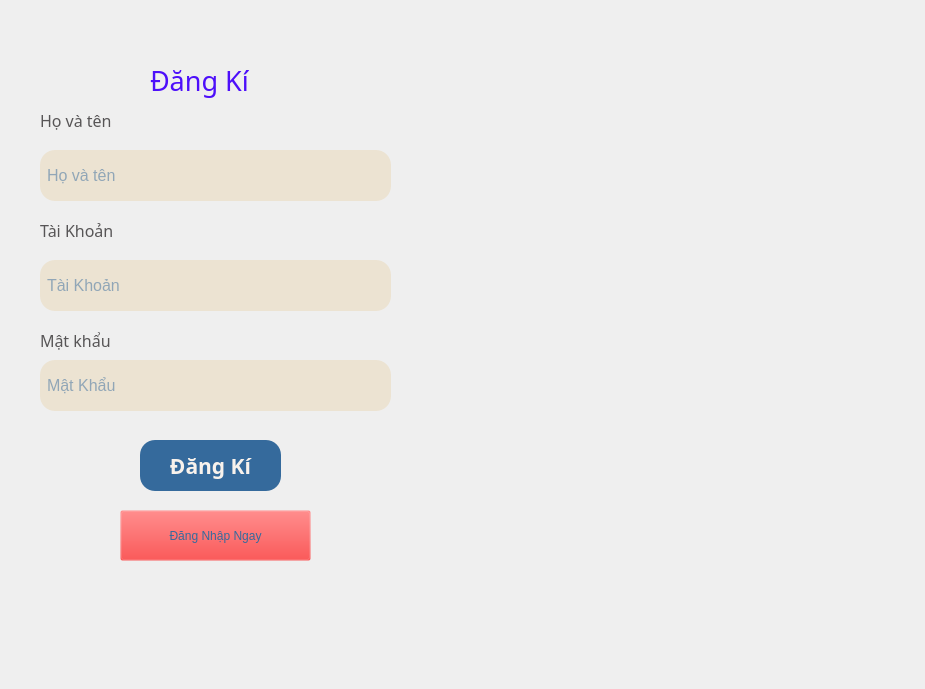
<?xml version="1.0" encoding="UTF-8"?>
<ui version="4.0">
 <class>MainWindow</class>
 <widget class="QMainWindow" name="MainWindow">
  <property name="geometry">
   <rect>
    <x>0</x>
    <y>0</y>
    <width>925</width>
    <height>689</height>
   </rect>
  </property>
  <property name="windowTitle">
   <string>MainWindow</string>
  </property>
  <widget class="QWidget" name="centralwidget">
   <widget class="QWidget" name="widget" native="true">
    <property name="geometry">
     <rect>
      <x>0</x>
      <y>30</y>
      <width>421</width>
      <height>551</height>
     </rect>
    </property>
    <widget class="QLineEdit" name="lineEdit_3_tai_khoan_2">
     <property name="geometry">
      <rect>
       <x>40</x>
       <y>230</y>
       <width>351</width>
       <height>51</height>
      </rect>
     </property>
     <property name="font">
      <font>
       <family>Segoe UI</family>
       <pointsize>12</pointsize>
       <weight>50</weight>
       <italic>false</italic>
       <bold>false</bold>
      </font>
     </property>
     <property name="styleSheet">
      <string notr="true">background-color: #ECE3D2;
color: #356A9C;
font: 12pt &quot;Segoe UI&quot;;
border-radius: 15px;
padding-left: 5px;</string>
     </property>
     <property name="text">
      <string/>
     </property>
     <property name="placeholderText">
      <string>Tài Khoản</string>
     </property>
    </widget>
    <widget class="QLabel" name="label">
     <property name="geometry">
      <rect>
       <x>40</x>
       <y>70</y>
       <width>111</width>
       <height>41</height>
      </rect>
     </property>
     <property name="font">
      <font>
       <family>Bahnschrift</family>
       <pointsize>12</pointsize>
       <weight>50</weight>
       <italic>false</italic>
       <bold>false</bold>
      </font>
     </property>
     <property name="styleSheet">
      <string notr="true">font: 12pt &quot;Bahnschrift&quot;;
color: #575556;</string>
     </property>
     <property name="text">
      <string>Họ và tên</string>
     </property>
    </widget>
    <widget class="QPushButton" name="pushButton2_dangki">
     <property name="geometry">
      <rect>
       <x>120</x>
       <y>480</y>
       <width>191</width>
       <height>51</height>
      </rect>
     </property>
     <property name="styleSheet">
      <string notr="true">font: 18pt &quot;Bahnschrift&quot;;
color: #356a9c;
background-color: rgba(255, 0, 0, 0);</string>
     </property>
     <property name="text">
      <string>Đăng Nhập Ngay</string>
     </property>
    </widget>
    <widget class="QPushButton" name="pushButton_DangKi">
     <property name="geometry">
      <rect>
       <x>140</x>
       <y>410</y>
       <width>141</width>
       <height>51</height>
      </rect>
     </property>
     <property name="font">
      <font>
       <family>Bahnschrift</family>
       <pointsize>16</pointsize>
       <weight>75</weight>
       <italic>false</italic>
       <bold>true</bold>
      </font>
     </property>
     <property name="styleSheet">
      <string notr="true">border-radius: 15px;
font: 600 16pt &quot;Bahnschrift&quot;;
background-color: #356a9c;
color: #F8F2EC;</string>
     </property>
     <property name="text">
      <string>Đăng Kí</string>
     </property>
    </widget>
    <widget class="QLineEdit" name="lineEdit_3_tai_khoan">
     <property name="geometry">
      <rect>
       <x>40</x>
       <y>120</y>
       <width>351</width>
       <height>51</height>
      </rect>
     </property>
     <property name="font">
      <font>
       <family>Segoe UI</family>
       <pointsize>12</pointsize>
       <weight>50</weight>
       <italic>false</italic>
       <bold>false</bold>
      </font>
     </property>
     <property name="styleSheet">
      <string notr="true">background-color: #ECE3D2;
color: #356A9C;
font: 12pt &quot;Segoe UI&quot;;
border-radius: 15px;
padding-left: 5px;</string>
     </property>
     <property name="text">
      <string/>
     </property>
     <property name="placeholderText">
      <string>Họ và tên</string>
     </property>
    </widget>
    <widget class="QLineEdit" name="lineEdit_2_mat_khau">
     <property name="geometry">
      <rect>
       <x>40</x>
       <y>330</y>
       <width>351</width>
       <height>51</height>
      </rect>
     </property>
     <property name="font">
      <font>
       <family>Segoe UI</family>
       <pointsize>12</pointsize>
       <weight>50</weight>
       <italic>false</italic>
       <bold>false</bold>
      </font>
     </property>
     <property name="focusPolicy">
      <enum>Qt::StrongFocus</enum>
     </property>
     <property name="styleSheet">
      <string notr="true">background-color: #ECE3D2;
color: #356A9C;
font: 12pt &quot;Segoe UI&quot;;
border-radius: 15px;
padding-left: 5px;</string>
     </property>
     <property name="text">
      <string/>
     </property>
     <property name="maxLength">
      <number>32772</number>
     </property>
     <property name="echoMode">
      <enum>QLineEdit::Password</enum>
     </property>
     <property name="cursorPosition">
      <number>0</number>
     </property>
     <property name="placeholderText">
      <string>Mật Khẩu</string>
     </property>
    </widget>
    <widget class="QLabel" name="label_2">
     <property name="geometry">
      <rect>
       <x>40</x>
       <y>290</y>
       <width>91</width>
       <height>41</height>
      </rect>
     </property>
     <property name="font">
      <font>
       <family>Bahnschrift</family>
       <pointsize>12</pointsize>
       <weight>50</weight>
       <italic>false</italic>
       <bold>false</bold>
      </font>
     </property>
     <property name="styleSheet">
      <string notr="true">font: 12pt &quot;Bahnschrift&quot;;
color: #575556;</string>
     </property>
     <property name="text">
      <string>Mật khẩu</string>
     </property>
    </widget>
    <widget class="QLabel" name="label_3">
     <property name="geometry">
      <rect>
       <x>150</x>
       <y>30</y>
       <width>121</width>
       <height>41</height>
      </rect>
     </property>
     <property name="font">
      <font>
       <family>Bahnschrift</family>
       <pointsize>20</pointsize>
       <weight>50</weight>
       <italic>false</italic>
       <bold>false</bold>
      </font>
     </property>
     <property name="layoutDirection">
      <enum>Qt::LeftToRight</enum>
     </property>
     <property name="styleSheet">
      <string notr="true">color: #4d0ffa;
font: 20pt &quot;Bahnschrift&quot;;</string>
     </property>
     <property name="text">
      <string>Đăng Kí</string>
     </property>
    </widget>
    <widget class="QLabel" name="label_4">
     <property name="geometry">
      <rect>
       <x>40</x>
       <y>180</y>
       <width>111</width>
       <height>41</height>
      </rect>
     </property>
     <property name="font">
      <font>
       <family>Bahnschrift</family>
       <pointsize>12</pointsize>
       <weight>50</weight>
       <italic>false</italic>
       <bold>false</bold>
      </font>
     </property>
     <property name="styleSheet">
      <string notr="true">font: 12pt &quot;Bahnschrift&quot;;
color: #575556;</string>
     </property>
     <property name="text">
      <string>Tài Khoản</string>
     </property>
    </widget>
   </widget>
   <widget class="QWidget" name="widget_2" native="true">
    <property name="geometry">
     <rect>
      <x>430</x>
      <y>30</y>
      <width>471</width>
      <height>591</height>
     </rect>
    </property>
    <widget class="QLabel" name="label_5">
     <property name="geometry">
      <rect>
       <x>0</x>
       <y>0</y>
       <width>471</width>
       <height>591</height>
      </rect>
     </property>
     <property name="contextMenuPolicy">
      <enum>Qt::DefaultContextMenu</enum>
     </property>
     <property name="text">
      <string/>
     </property>
     <property name="pixmap">
      <pixmap>../img/3766277.jpg</pixmap>
     </property>
     <property name="scaledContents">
      <bool>true</bool>
     </property>
    </widget>
    <widget class="QLabel" name="label_6">
     <property name="geometry">
      <rect>
       <x>10</x>
       <y>10</y>
       <width>451</width>
       <height>571</height>
      </rect>
     </property>
     <property name="text">
      <string/>
     </property>
     <property name="pixmap">
      <pixmap>../pngtree-online-shopping-with-cart-and-creative-shopping-icons-png-image_5345680.jpg</pixmap>
     </property>
     <property name="scaledContents">
      <bool>true</bool>
     </property>
    </widget>
    <widget class="QLabel" name="label_7">
     <property name="geometry">
      <rect>
       <x>10</x>
       <y>10</y>
       <width>451</width>
       <height>571</height>
      </rect>
     </property>
     <property name="text">
      <string/>
     </property>
     <property name="pixmap">
      <pixmap>../images/pngtree-online-shopping-with-cart-and-creative-shopping-icons-png-image_5345680.jpg</pixmap>
     </property>
     <property name="scaledContents">
      <bool>true</bool>
     </property>
    </widget>
   </widget>
  </widget>
  <widget class="QMenuBar" name="menubar">
   <property name="geometry">
    <rect>
     <x>0</x>
     <y>0</y>
     <width>925</width>
     <height>26</height>
    </rect>
   </property>
  </widget>
 </widget>
 <resources/>
 <connections/>
</ui>
